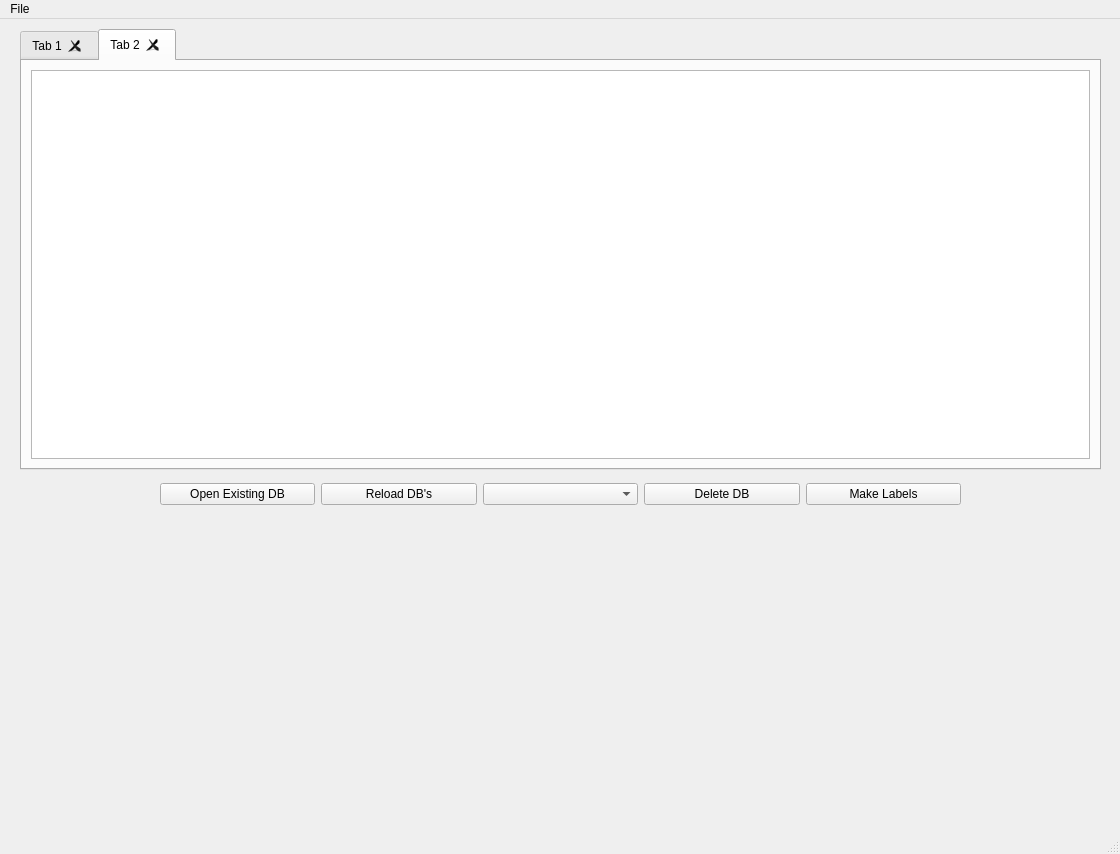
<?xml version="1.0" encoding="UTF-8"?>
<ui version="4.0">
 <class>MainWindow</class>
 <widget class="QMainWindow" name="MainWindow">
  <property name="geometry">
   <rect>
    <x>0</x>
    <y>0</y>
    <width>1120</width>
    <height>854</height>
   </rect>
  </property>
  <property name="windowTitle">
   <string>Store Manager</string>
  </property>
  <property name="windowIcon">
   <iconset>
    <normaloff>mighty-ducks.ico</normaloff>mighty-ducks.ico</iconset>
  </property>
  <widget class="QWidget" name="centralwidget">
   <widget class="QTabWidget" name="tabWidget">
    <property name="geometry">
     <rect>
      <x>20</x>
      <y>10</y>
      <width>1081</width>
      <height>441</height>
     </rect>
    </property>
    <property name="tabShape">
     <enum>QTabWidget::Rounded</enum>
    </property>
    <property name="currentIndex">
     <number>1</number>
    </property>
    <property name="tabsClosable">
     <bool>true</bool>
    </property>
    <property name="movable">
     <bool>true</bool>
    </property>
    <widget class="QWidget" name="tab">
     <attribute name="title">
      <string>Tab 1</string>
     </attribute>
     <layout class="QHBoxLayout" name="horizontalLayout_2">
      <item>
       <widget class="QTableWidget" name="tableWidget"/>
      </item>
     </layout>
    </widget>
    <widget class="QWidget" name="tab_2">
     <attribute name="title">
      <string>Tab 2</string>
     </attribute>
     <layout class="QHBoxLayout" name="horizontalLayout_3">
      <item>
       <widget class="QGraphicsView" name="graphicsView"/>
      </item>
     </layout>
    </widget>
   </widget>
   <widget class="QWidget" name="">
    <property name="geometry">
     <rect>
      <x>160</x>
      <y>460</y>
      <width>801</width>
      <height>30</height>
     </rect>
    </property>
    <layout class="QHBoxLayout" name="horizontalLayout">
     <item>
      <widget class="QPushButton" name="pushButton_2">
       <property name="cursor">
        <cursorShape>PointingHandCursor</cursorShape>
       </property>
       <property name="text">
        <string>Open Existing DB</string>
       </property>
      </widget>
     </item>
     <item>
      <widget class="QPushButton" name="pushButton">
       <property name="enabled">
        <bool>true</bool>
       </property>
       <property name="cursor">
        <cursorShape>PointingHandCursor</cursorShape>
       </property>
       <property name="text">
        <string>Reload DB's</string>
       </property>
      </widget>
     </item>
     <item>
      <widget class="QComboBox" name="comboBox"/>
     </item>
     <item>
      <widget class="QPushButton" name="pushButton_3">
       <property name="text">
        <string>Delete DB</string>
       </property>
      </widget>
     </item>
     <item>
      <widget class="QPushButton" name="pushButton_4">
       <property name="text">
        <string>Make Labels</string>
       </property>
      </widget>
     </item>
    </layout>
   </widget>
  </widget>
  <widget class="QMenuBar" name="menubar">
   <property name="geometry">
    <rect>
     <x>0</x>
     <y>0</y>
     <width>1120</width>
     <height>21</height>
    </rect>
   </property>
   <widget class="QMenu" name="menuFile">
    <property name="title">
     <string>File</string>
    </property>
    <addaction name="actionOpen_CSV"/>
    <addaction name="actionSave_DB"/>
    <addaction name="actionExport_CSV"/>
    <addaction name="actionClose"/>
   </widget>
   <addaction name="menuFile"/>
  </widget>
  <widget class="QStatusBar" name="statusbar"/>
  <action name="actionOpen_CSV">
   <property name="text">
    <string>Open CSV</string>
   </property>
  </action>
  <action name="actionSave_DB">
   <property name="text">
    <string>Save DB</string>
   </property>
  </action>
  <action name="actionExport_CSV">
   <property name="text">
    <string>Export CSV</string>
   </property>
  </action>
  <action name="actionClose">
   <property name="text">
    <string>Close</string>
   </property>
  </action>
 </widget>
 <resources/>
 <connections/>
</ui>
